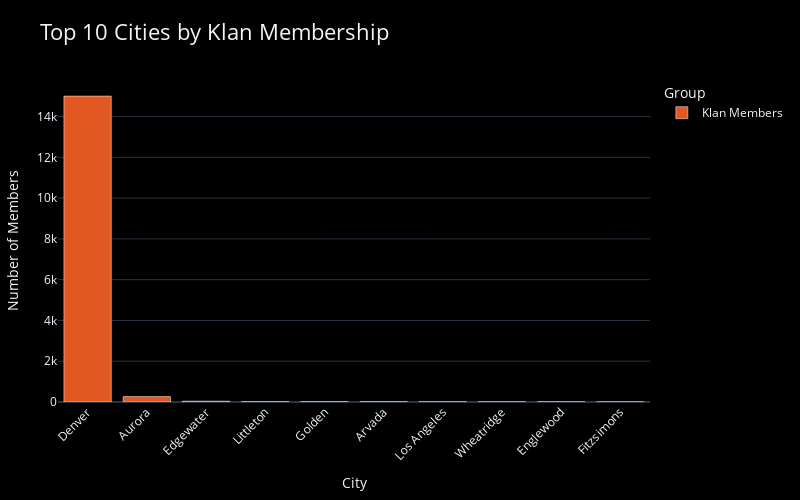

Here is the notebook cell this chart was saved with:
### Code cell
city_counts["Type"] = "Klan Members"

fig = px.bar(
    city_counts,
    x="City",
    y="Count",
    title="Top 10 Cities by Klan Membership",
    labels={"City": "City", "Count": "Number of People"},
    color="Type", 
    template="plotly_dark" 
)

fig.update_layout(
    xaxis_title="City",
    yaxis_title="Number of Members",
    xaxis_tickangle=-45,
    height=500,
    width=800,
    title_font=dict(size=22),
    plot_bgcolor="black", 
    paper_bgcolor="black", 
    margin=dict(l=40, r=40, t=80, b=80),
    showlegend=True,
    legend_title_text="Group",
    hoverlabel=dict(
        bgcolor="white",
        font_size=12,
        font_family="Arial"
    )
)

fig.update_traces(
    marker_color="#e25822", 
    marker_line_color="white",
    marker_line_width=0.5
)

fig.show()

### Figure 1 — Plotly figure (JSON) as saved in the notebook; plotly's stock layout.template omitted (floating-point values rounded to 4 significant figures)
{"data": [{"alignmentgroup": "True", "hovertemplate": "Type=Klan Members<br>City=%{x}<br>Number of People=%{y}<extra></extra>", "legendgroup": "Klan Members", "marker": {"color": "#e25822", "line": {"color": "white", "width": 0.5}, "pattern": {"shape": ""}}, "name": "Klan Members", "offsetgroup": "Klan Members", "orientation": "v", "showlegend": true, "textposition": "auto", "type": "bar", "x": ["Denver", "Aurora", "Edgewater", "Littleton", "Golden", "Arvada", "Los Angeles", "Wheatridge", "Englewood", "Fitzsimons"], "xaxis": "x", "y": [15004, 264, 40, 16, 16, 15, 12, 10, 10, 9], "yaxis": "y"}], "layout": {"barmode": "relative", "height": 500, "hoverlabel": {"bgcolor": "white", "font": {"family": "Arial", "size": 12}}, "legend": {"title": {"text": "Group"}, "tracegroupgap": 0}, "margin": {"b": 80, "l": 40, "r": 40, "t": 80}, "paper_bgcolor": "black", "plot_bgcolor": "black", "showlegend": true, "title": {"font": {"size": 22}, "text": "Top 10 Cities by Klan Membership"}, "width": 800, "xaxis": {"anchor": "y", "autorange": true, "domain": [0, 1], "range": [-0.5, 9.5], "tickangle": -45, "title": {"text": "City"}, "type": "category"}, "yaxis": {"anchor": "x", "autorange": true, "domain": [0, 1], "range": [0, 15790.0], "title": {"text": "Number of Members"}, "type": "linear"}}}
